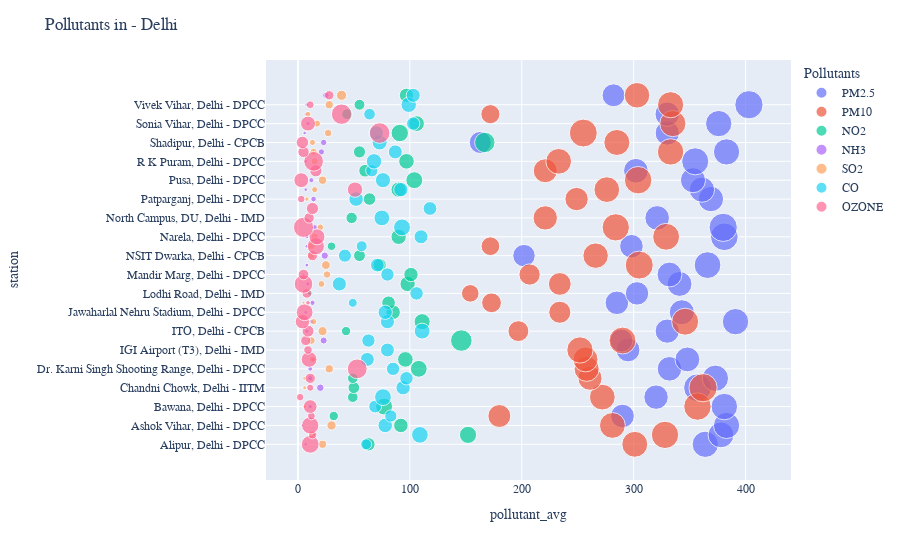

Notebook code cell kept with this figure:
### Code cell
# -*- coding: utf-8 -*-

# Run this app with `python app.py` and
# visit http://127.0.0.1:8050/ in your web browser.

import dash
import dash_core_components as dcc
import dash_html_components as html
import plotly.express as px
import pandas as pd

external_stylesheets = ['https://codepen.io/chriddyp/pen/bWLwgP.css']

app = dash.Dash(__name__, external_stylesheets=external_stylesheets)

# assume you have a "long-form" data frame
# see https://plotly.com/python/px-arguments/ for more options
df = df
fig = generateScatter('state','Delhi')
# fig.show()

app.layout = html.Div(children=[
    html.H1(children='Hello Dash'),

    html.Div(children='''
        Dash: A web application framework for Python.
    '''),

    dcc.Graph(
        id='example-graph',
        figure=fig
    )
])

if __name__ == '__main__':
    app.run_server(debug=False)

### Figure 1 — Plotly figure (JSON) as saved in the notebook; plotly's stock layout.template omitted (floating-point values rounded to 4 significant figures)
{"data": [{"hovertemplate": "pollutant_id=PM2.5<br>pollutant_avg=%{x}<br>station=%{y}<br>pollutant_max=%{marker.size}<extra></extra>", "legendgroup": "PM2.5", "marker": {"color": "#636efa", "size": [432, 418, 431, 351, 440, 374, 478, 435, 378, 385, 354, 333, 368, 435, 393, 348, 344, 388, 387, 449, 316, 348, 479, 500, 379, 0.0001, 404, 400, 395, 382, 460, 432, 306, 368, 433, 375, 500, 329], "sizemode": "area", "sizeref": 1.25, "symbol": "circle"}, "mode": "markers", "name": "PM2.5", "orientation": "h", "showlegend": true, "type": "scatter", "x": [364, 378, 383, 290, 381, 320, 357, 373, 332, 348, 295, 289, 330, 391, 343, 285, 303, 341, 332, 366, 202, 298, 381, 380, 321, 0.0001, 369, 361, 353, 302, 355, 383, 163, 330, 376, 330, 403, 282], "xaxis": "x", "y": ["Alipur, Delhi - DPCC", "Anand Vihar, Delhi - DPCC", "Ashok Vihar, Delhi - DPCC", "Aya Nagar, Delhi - IMD", "Bawana, Delhi - DPCC", "CRRI Mathura Road, Delhi - IMD", "Chandni Chowk, Delhi - IITM", "DTU, Delhi - CPCB", "Dr. Karni Singh Shooting Range, Delhi - DPCC", "Dwarka-Sector 8, Delhi - DPCC ", "IGI Airport (T3), Delhi - IMD", "IHBAS, Dilshad Garden, Delhi - CPCB", "ITO, Delhi - CPCB", "Jahangirpuri, Delhi - DPCC", "Jawaharlal Nehru Stadium, Delhi - DPCC", "Lodhi Road, Delhi - IITM", "Lodhi Road, Delhi - IMD", "Major Dhyan Chand National Stadium, Delhi - DPCC", "Mandir Marg, Delhi - DPCC", "Mundka, Delhi - DPCC", "NSIT Dwarka, Delhi - CPCB", "Najafgarh, Delhi - DPCC", "Narela, Delhi - DPCC", "Nehru Nagar, Delhi - DPCC", "North Campus, DU, Delhi - IMD", "Okhla Phase-2, Delhi - DPCC", "Patparganj, Delhi - DPCC", "Punjabi Bagh, Delhi - DPCC", "Pusa, Delhi - DPCC", "Pusa, Delhi - IMD", "R K Puram, Delhi - DPCC", "Rohini, Delhi - DPCC", "Shadipur, Delhi - CPCB", "Sirifort, Delhi - CPCB", "Sonia Vihar, Delhi - DPCC", "Sri Aurobindo Marg, Delhi - DPCC", "Vivek Vihar, Delhi - DPCC", "Wazirpur, Delhi - DPCC"], "yaxis": "y"}, {"hovertemplate": "pollutant_id=PM10<br>pollutant_avg=%{x}<br>station=%{y}<br>pollutant_max=%{marker.size}<extra></extra>", "legendgroup": "PM10", "marker": {"color": "#EF553B", "size": [420, 468, 418, 330, 472, 415, 500, 364, 395, 390, 433, 453, 273, 456, 305, 245, 194, 325, 283, 492, 405, 219, 453, 467, 372, 0.0001, 341, 413, 473, 361, 413, 436, 423, 487, 429, 229, 428, 409], "sizemode": "area", "sizeref": 1.25, "symbol": "circle"}, "mode": "markers", "name": "PM10", "orientation": "h", "showlegend": true, "type": "scatter", "x": [301, 328, 281, 180, 357, 272, 362, 261, 258, 257, 252, 290, 197, 346, 234, 173, 154, 234, 207, 305, 266, 172, 329, 284, 221, 0.0001, 249, 276, 304, 221, 233, 333, 285, 255, 335, 172, 333, 303], "xaxis": "x", "y": ["Alipur, Delhi - DPCC", "Anand Vihar, Delhi - DPCC", "Ashok Vihar, Delhi - DPCC", "Aya Nagar, Delhi - IMD", "Bawana, Delhi - DPCC", "CRRI Mathura Road, Delhi - IMD", "Chandni Chowk, Delhi - IITM", "DTU, Delhi - CPCB", "Dr. Karni Singh Shooting Range, Delhi - DPCC", "Dwarka-Sector 8, Delhi - DPCC ", "IGI Airport (T3), Delhi - IMD", "IHBAS, Dilshad Garden, Delhi - CPCB", "ITO, Delhi - CPCB", "Jahangirpuri, Delhi - DPCC", "Jawaharlal Nehru Stadium, Delhi - DPCC", "Lodhi Road, Delhi - IITM", "Lodhi Road, Delhi - IMD", "Major Dhyan Chand National Stadium, Delhi - DPCC", "Mandir Marg, Delhi - DPCC", "Mundka, Delhi - DPCC", "NSIT Dwarka, Delhi - CPCB", "Najafgarh, Delhi - DPCC", "Narela, Delhi - DPCC", "Nehru Nagar, Delhi - DPCC", "North Campus, DU, Delhi - IMD", "Okhla Phase-2, Delhi - DPCC", "Patparganj, Delhi - DPCC", "Punjabi Bagh, Delhi - DPCC", "Pusa, Delhi - DPCC", "Pusa, Delhi - IMD", "R K Puram, Delhi - DPCC", "Rohini, Delhi - DPCC", "Shadipur, Delhi - CPCB", "Sirifort, Delhi - CPCB", "Sonia Vihar, Delhi - DPCC", "Sri Aurobindo Marg, Delhi - DPCC", "Vivek Vihar, Delhi - DPCC", "Wazirpur, Delhi - DPCC"], "yaxis": "y"}, {"hovertemplate": "pollutant_id=NO2<br>pollutant_avg=%{x}<br>station=%{y}<br>pollutant_max=%{marker.size}<extra></extra>", "legendgroup": "NO2", "marker": {"color": "#00cc96", "size": [112, 185, 132, 55, 179, 70, 85, 69, 177, 152, 290, 54, 162, 134, 117, 18, 147, 128, 111, 88, 45, 147, 0.0001, 81, 0.0001, 98, 147, 179, 100, 152, 92, 260, 190, 155, 75, 74, 127], "sizemode": "area", "sizeref": 1.25, "symbol": "circle"}, "mode": "markers", "name": "NO2", "orientation": "h", "showlegend": true, "type": "scatter", "x": [63, 152, 92, 32, 77, 49, 50, 49, 108, 96, 146, 43, 111, 85, 81, 11, 98, 101, 73, 55, 30, 90, 0.0001, 48, 0.0001, 64, 90, 104, 60, 97, 55, 167, 91, 106, 44, 55, 97], "xaxis": "x", "y": ["Alipur, Delhi - DPCC", "Anand Vihar, Delhi - DPCC", "Ashok Vihar, Delhi - DPCC", "Aya Nagar, Delhi - IMD", "Bawana, Delhi - DPCC", "CRRI Mathura Road, Delhi - IMD", "Chandni Chowk, Delhi - IITM", "DTU, Delhi - CPCB", "Dr. Karni Singh Shooting Range, Delhi - DPCC", "Dwarka-Sector 8, Delhi - DPCC ", "IHBAS, Dilshad Garden, Delhi - CPCB", "ITO, Delhi - CPCB", "Jahangirpuri, Delhi - DPCC", "Jawaharlal Nehru Stadium, Delhi - DPCC", "Lodhi Road, Delhi - IITM", "Lodhi Road, Delhi - IMD", "Major Dhyan Chand National Stadium, Delhi - DPCC", "Mandir Marg, Delhi - DPCC", "Mundka, Delhi - DPCC", "NSIT Dwarka, Delhi - CPCB", "Najafgarh, Delhi - DPCC", "Narela, Delhi - DPCC", "Nehru Nagar, Delhi - DPCC", "North Campus, DU, Delhi - IMD", "Okhla Phase-2, Delhi - DPCC", "Patparganj, Delhi - DPCC", "Punjabi Bagh, Delhi - DPCC", "Pusa, Delhi - DPCC", "Pusa, Delhi - IMD", "R K Puram, Delhi - DPCC", "Rohini, Delhi - DPCC", "Shadipur, Delhi - CPCB", "Sirifort, Delhi - CPCB", "Sonia Vihar, Delhi - DPCC", "Sri Aurobindo Marg, Delhi - DPCC", "Vivek Vihar, Delhi - DPCC", "Wazirpur, Delhi - DPCC"], "yaxis": "y"}, {"hovertemplate": "pollutant_id=NH3<br>pollutant_avg=%{x}<br>station=%{y}<br>pollutant_max=%{marker.size}<extra></extra>", "legendgroup": "NH3", "marker": {"color": "#ab63fa", "size": [8, 17, 5, 12, 35, 18, 14, 15, 31, 12, 14, 9, 17, 11, 6, 9, 33, 9, 10, 19, 0.0001, 20, 8, 16, 8, 24, 26, 8, 11, 7, 10, 26], "sizemode": "area", "sizeref": 1.25, "symbol": "circle"}, "mode": "markers", "name": "NH3", "orientation": "h", "showlegend": true, "type": "scatter", "x": [7, 15, 4, 11, 20, 11, 11, 14, 23, 8, 12, 7, 13, 9, 5, 8, 24, 8, 8, 15, 0.0001, 14, 7, 12, 7, 21, 23, 6, 9, 7, 8, 25], "xaxis": "x", "y": ["Alipur, Delhi - DPCC", "Anand Vihar, Delhi - DPCC", "Ashok Vihar, Delhi - DPCC", "Bawana, Delhi - DPCC", "Chandni Chowk, Delhi - IITM", "DTU, Delhi - CPCB", "Dr. Karni Singh Shooting Range, Delhi - DPCC", "Dwarka-Sector 8, Delhi - DPCC ", "IHBAS, Dilshad Garden, Delhi - CPCB", "ITO, Delhi - CPCB", "Jahangirpuri, Delhi - DPCC", "Jawaharlal Nehru Stadium, Delhi - DPCC", "Lodhi Road, Delhi - IITM", "Major Dhyan Chand National Stadium, Delhi - DPCC", "Mandir Marg, Delhi - DPCC", "Mundka, Delhi - DPCC", "NSIT Dwarka, Delhi - CPCB", "Najafgarh, Delhi - DPCC", "Narela, Delhi - DPCC", "Nehru Nagar, Delhi - DPCC", "Okhla Phase-2, Delhi - DPCC", "Patparganj, Delhi - DPCC", "Punjabi Bagh, Delhi - DPCC", "Pusa, Delhi - DPCC", "R K Puram, Delhi - DPCC", "Rohini, Delhi - DPCC", "Shadipur, Delhi - CPCB", "Sirifort, Delhi - CPCB", "Sonia Vihar, Delhi - DPCC", "Sri Aurobindo Marg, Delhi - DPCC", "Vivek Vihar, Delhi - DPCC", "Wazirpur, Delhi - DPCC"], "yaxis": "y"}, {"hovertemplate": "pollutant_id=SO2<br>pollutant_avg=%{x}<br>station=%{y}<br>pollutant_max=%{marker.size}<extra></extra>", "legendgroup": "SO2", "marker": {"color": "#FFA15A", "size": [41, 26, 54, 10, 9, 9, 42, 25, 37, 51, 24, 0.0001, 6, 29, 35, 48, 33, 36, 35, 28, 0.0001, 12, 23, 44, 33, 33, 23, 36, 32, 20, 43, 65], "sizemode": "area", "sizeref": 1.25, "symbol": "circle"}, "mode": "markers", "name": "SO2", "orientation": "h", "showlegend": true, "type": "scatter", "x": [22, 13, 30, 6, 6, 6, 28, 13, 12, 22, 14, 0.0001, 5, 21, 26, 25, 12, 12, 15, 20, 0.0001, 8, 15, 22, 15, 14, 13, 27, 17, 9, 28, 39], "xaxis": "x", "y": ["Alipur, Delhi - DPCC", "Anand Vihar, Delhi - DPCC", "Ashok Vihar, Delhi - DPCC", "Bawana, Delhi - DPCC", "Chandni Chowk, Delhi - IITM", "DTU, Delhi - CPCB", "Dr. Karni Singh Shooting Range, Delhi - DPCC", "Dwarka-Sector 8, Delhi - DPCC ", "IHBAS, Dilshad Garden, Delhi - CPCB", "ITO, Delhi - CPCB", "Jahangirpuri, Delhi - DPCC", "Jawaharlal Nehru Stadium, Delhi - DPCC", "Lodhi Road, Delhi - IITM", "Major Dhyan Chand National Stadium, Delhi - DPCC", "Mandir Marg, Delhi - DPCC", "Mundka, Delhi - DPCC", "NSIT Dwarka, Delhi - CPCB", "Najafgarh, Delhi - DPCC", "Narela, Delhi - DPCC", "Nehru Nagar, Delhi - DPCC", "Okhla Phase-2, Delhi - DPCC", "Patparganj, Delhi - DPCC", "Punjabi Bagh, Delhi - DPCC", "Pusa, Delhi - DPCC", "R K Puram, Delhi - DPCC", "Rohini, Delhi - DPCC", "Shadipur, Delhi - CPCB", "Sirifort, Delhi - CPCB", "Sonia Vihar, Delhi - DPCC", "Sri Aurobindo Marg, Delhi - DPCC", "Vivek Vihar, Delhi - DPCC", "Wazirpur, Delhi - DPCC"], "yaxis": "y"}, {"hovertemplate": "pollutant_id=CO<br>pollutant_avg=%{x}<br>station=%{y}<br>pollutant_max=%{marker.size}<extra></extra>", "legendgroup": "CO", "marker": {"color": "#19d3f3", "size": [75, 174, 132, 95, 103, 177, 129, 113, 111, 122, 120, 111, 158, 125, 128, 50, 114, 126, 111, 118, 107, 75, 122, 179, 156, 118, 133, 129, 144, 94, 149, 122, 142, 133, 111, 85, 149, 124], "sizemode": "area", "sizeref": 1.25, "symbol": "circle"}, "mode": "markers", "name": "CO", "orientation": "h", "showlegend": true, "type": "scatter", "x": [61, 109, 78, 83, 69, 76, 94, 97, 85, 62, 80, 63, 111, 80, 78, 49, 106, 37, 80, 71, 42, 57, 110, 93, 75, 118, 52, 92, 76, 66, 68, 87, 73, 70, 103, 64, 99, 103], "xaxis": "x", "y": ["Alipur, Delhi - DPCC", "Anand Vihar, Delhi - DPCC", "Ashok Vihar, Delhi - DPCC", "Aya Nagar, Delhi - IMD", "Bawana, Delhi - DPCC", "CRRI Mathura Road, Delhi - IMD", "Chandni Chowk, Delhi - IITM", "DTU, Delhi - CPCB", "Dr. Karni Singh Shooting Range, Delhi - DPCC", "Dwarka-Sector 8, Delhi - DPCC ", "IGI Airport (T3), Delhi - IMD", "IHBAS, Dilshad Garden, Delhi - CPCB", "ITO, Delhi - CPCB", "Jahangirpuri, Delhi - DPCC", "Jawaharlal Nehru Stadium, Delhi - DPCC", "Lodhi Road, Delhi - IITM", "Lodhi Road, Delhi - IMD", "Major Dhyan Chand National Stadium, Delhi - DPCC", "Mandir Marg, Delhi - DPCC", "Mundka, Delhi - DPCC", "NSIT Dwarka, Delhi - CPCB", "Najafgarh, Delhi - DPCC", "Narela, Delhi - DPCC", "Nehru Nagar, Delhi - DPCC", "North Campus, DU, Delhi - IMD", "Okhla Phase-2, Delhi - DPCC", "Patparganj, Delhi - DPCC", "Punjabi Bagh, Delhi - DPCC", "Pusa, Delhi - DPCC", "Pusa, Delhi - IMD", "R K Puram, Delhi - DPCC", "Rohini, Delhi - DPCC", "Shadipur, Delhi - CPCB", "Sirifort, Delhi - CPCB", "Sonia Vihar, Delhi - DPCC", "Sri Aurobindo Marg, Delhi - DPCC", "Vivek Vihar, Delhi - DPCC", "Wazirpur, Delhi - DPCC"], "yaxis": "y"}, {"hovertemplate": "pollutant_id=OZONE<br>pollutant_avg=%{x}<br>station=%{y}<br>pollutant_max=%{marker.size}<extra></extra>", "legendgroup": "OZONE", "marker": {"color": "#FF6692", "size": [199, 41, 185, 39, 118, 35, 31, 66, 247, 156, 45, 64, 90, 129, 177, 13, 59, 215, 71, 66, 185, 160, 254, 68, 93, 36, 148, 138, 94, 243, 81, 97, 265, 139, 260, 38, 55], "sizemode": "area", "sizeref": 1.25, "symbol": "circle"}, "mode": "markers", "name": "OZONE", "orientation": "h", "showlegend": true, "type": "scatter", "x": [11, 13, 11, 12, 11, 2, 11, 11, 53, 10, 9, 7, 9, 4, 6, 9, 8, 5, 5, 13, 16, 17, 5, 10, 13, 3, 51, 3, 16, 14, 5, 4, 73, 9, 39, 11, 28], "xaxis": "x", "y": ["Alipur, Delhi - DPCC", "Anand Vihar, Delhi - DPCC", "Ashok Vihar, Delhi - DPCC", "Aya Nagar, Delhi - IMD", "Bawana, Delhi - DPCC", "CRRI Mathura Road, Delhi - IMD", "Chandni Chowk, Delhi - IITM", "DTU, Delhi - CPCB", "Dr. Karni Singh Shooting Range, Delhi - DPCC", "Dwarka-Sector 8, Delhi - DPCC ", "IGI Airport (T3), Delhi - IMD", "IHBAS, Dilshad Garden, Delhi - CPCB", "ITO, Delhi - CPCB", "Jahangirpuri, Delhi - DPCC", "Jawaharlal Nehru Stadium, Delhi - DPCC", "Lodhi Road, Delhi - IITM", "Lodhi Road, Delhi - IMD", "Major Dhyan Chand National Stadium, Delhi - DPCC", "Mandir Marg, Delhi - DPCC", "NSIT Dwarka, Delhi - CPCB", "Najafgarh, Delhi - DPCC", "Narela, Delhi - DPCC", "Nehru Nagar, Delhi - DPCC", "North Campus, DU, Delhi - IMD", "Okhla Phase-2, Delhi - DPCC", "Patparganj, Delhi - DPCC", "Punjabi Bagh, Delhi - DPCC", "Pusa, Delhi - DPCC", "Pusa, Delhi - IMD", "R K Puram, Delhi - DPCC", "Rohini, Delhi - DPCC", "Shadipur, Delhi - CPCB", "Sirifort, Delhi - CPCB", "Sonia Vihar, Delhi - DPCC", "Sri Aurobindo Marg, Delhi - DPCC", "Vivek Vihar, Delhi - DPCC", "Wazirpur, Delhi - DPCC"], "yaxis": "y"}], "layout": {"font": {"family": "Courier New, monospace", "size": 12}, "legend": {"itemsizing": "constant", "title": {"text": "Pollutants"}, "tracegroupgap": 0}, "margin": {"t": 60}, "title": {"text": "Pollutants in - Delhi "}, "xaxis": {"anchor": "y", "domain": [0, 1], "title": {"text": "pollutant_avg"}}, "yaxis": {"anchor": "x", "domain": [0, 1], "title": {"text": "station"}}}}
